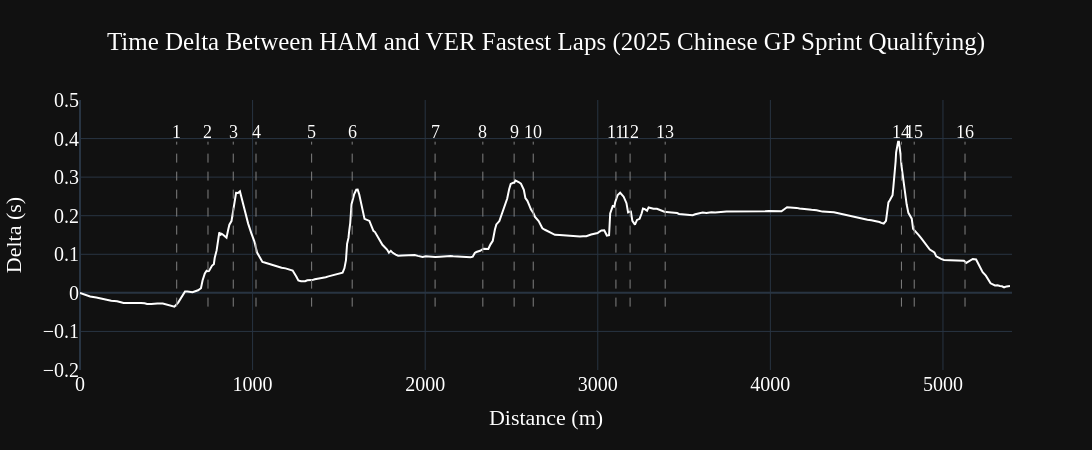

Notebook cell for this chart:
### Code cell
v_min = compare_tel['Delta'].min()
v_max = compare_tel['Delta'].max()
corner_distance=circuit_info.corners['Distance']

fig_delta=px.line(data_frame=compare_tel, x="Distance", y="Delta",
           height=450, width=1500,
               template="plotly_dark",
               title="Time Delta Between HAM and VER Fastest Laps (2025 Chinese GP Sprint Qualifying)"
          )
# fig_speed.add_layout_image(
#     dict(
#         source=Image.open("/content/images.jpg"),
#         xref="x", yref="y",
#         x=4500, y=300,
#         sizex=500, sizey=500,
#         xanchor="left", yanchor="middle"
#     )
# )
fig_delta.update_layout(
    xaxis_title="Distance (m)",
    yaxis_title="Delta (s)",
)

for k in corner_distance:
  fig_delta.add_shape(type='line',
                yref="y",
                xref="x",
                x0=k,
                y0=v_min,
                x1=k,
                y1=v_max,
                line_width=1,
                line_dash="dash",
                line_color="grey")
fig_delta.update_xaxes(range=[0, 5400])
fig_delta.update_yaxes(range=[-0.2, 0.5])

for _, corner in circuit_info.corners.iterrows():
    txt = f"{corner['Number']}{corner['Letter']}"
    fig_delta.add_annotation(x=corner['Distance'], y=v_max, text=txt, showarrow=False, yshift=10)

fig_delta.update_layout(
    title_x=0.5,
    yaxis = dict(tickfont = dict(size=20)),
    xaxis = dict(tickfont = dict(size=20)),
    hoverlabel=dict(
        bgcolor="white",
        font_size=15,
        font_family="PT Sans Narrow"
    ),
    font=dict(
        family="PT Sans Narrow",
        size=18,
        color="White"
    ),
    title_font_family="PT Sans Narrow"

)

fig_delta.update_traces(line_color='White', line_width=2)

fig_delta.show()

### Figure 1 — Plotly figure (JSON) as saved in the notebook; plotly's stock layout.template omitted (floating-point values rounded to 4 significant figures; data arrays with more than 128 entries replaced by an {"elided": "..."} marker saying what was removed)
{"data": [{"hovertemplate": "Distance=%{x}<br>Delta=%{y}<extra></extra>", "legendgroup": "", "line": {"color": "White", "dash": "solid", "width": 2}, "marker": {"symbol": "circle"}, "mode": "lines", "name": "", "orientation": "v", "showlegend": false, "type": "scatter", "x": {"elided": "333 float values"}, "xaxis": "x", "y": {"elided": "333 float values"}, "yaxis": "y"}], "layout": {"annotations": [{"showarrow": false, "text": "1", "x": 560.3, "y": 0.3919, "yshift": 10}, {"showarrow": false, "text": "2", "x": 741.6, "y": 0.3919, "yshift": 10}, {"showarrow": false, "text": "3", "x": 888.0, "y": 0.3919, "yshift": 10}, {"showarrow": false, "text": "4", "x": 1020.0, "y": 0.3919, "yshift": 10}, {"showarrow": false, "text": "5", "x": 1342.0, "y": 0.3919, "yshift": 10}, {"showarrow": false, "text": "6", "x": 1577.0, "y": 0.3919, "yshift": 10}, {"showarrow": false, "text": "7", "x": 2057.0, "y": 0.3919, "yshift": 10}, {"showarrow": false, "text": "8", "x": 2334.0, "y": 0.3919, "yshift": 10}, {"showarrow": false, "text": "9", "x": 2515.0, "y": 0.3919, "yshift": 10}, {"showarrow": false, "text": "10", "x": 2626.0, "y": 0.3919, "yshift": 10}, {"showarrow": false, "text": "11", "x": 3105.0, "y": 0.3919, "yshift": 10}, {"showarrow": false, "text": "12", "x": 3187.0, "y": 0.3919, "yshift": 10}, {"showarrow": false, "text": "13", "x": 3391.0, "y": 0.3919, "yshift": 10}, {"showarrow": false, "text": "14", "x": 4759.0, "y": 0.3919, "yshift": 10}, {"showarrow": false, "text": "15", "x": 4834.0, "y": 0.3919, "yshift": 10}, {"showarrow": false, "text": "16", "x": 5128.0, "y": 0.3919, "yshift": 10}], "font": {"color": "White", "family": "PT Sans Narrow", "size": 18}, "height": 450, "hoverlabel": {"bgcolor": "white", "font": {"family": "PT Sans Narrow", "size": 15}}, "legend": {"tracegroupgap": 0}, "shapes": [{"line": {"color": "grey", "dash": "dash", "width": 1}, "type": "line", "x0": 560.3, "x1": 560.3, "xref": "x", "y0": -0.03568, "y1": 0.3919, "yref": "y"}, {"line": {"color": "grey", "dash": "dash", "width": 1}, "type": "line", "x0": 741.6, "x1": 741.6, "xref": "x", "y0": -0.03568, "y1": 0.3919, "yref": "y"}, {"line": {"color": "grey", "dash": "dash", "width": 1}, "type": "line", "x0": 888.0, "x1": 888.0, "xref": "x", "y0": -0.03568, "y1": 0.3919, "yref": "y"}, {"line": {"color": "grey", "dash": "dash", "width": 1}, "type": "line", "x0": 1020.0, "x1": 1020.0, "xref": "x", "y0": -0.03568, "y1": 0.3919, "yref": "y"}, {"line": {"color": "grey", "dash": "dash", "width": 1}, "type": "line", "x0": 1342.0, "x1": 1342.0, "xref": "x", "y0": -0.03568, "y1": 0.3919, "yref": "y"}, {"line": {"color": "grey", "dash": "dash", "width": 1}, "type": "line", "x0": 1577.0, "x1": 1577.0, "xref": "x", "y0": -0.03568, "y1": 0.3919, "yref": "y"}, {"line": {"color": "grey", "dash": "dash", "width": 1}, "type": "line", "x0": 2057.0, "x1": 2057.0, "xref": "x", "y0": -0.03568, "y1": 0.3919, "yref": "y"}, {"line": {"color": "grey", "dash": "dash", "width": 1}, "type": "line", "x0": 2334.0, "x1": 2334.0, "xref": "x", "y0": -0.03568, "y1": 0.3919, "yref": "y"}, {"line": {"color": "grey", "dash": "dash", "width": 1}, "type": "line", "x0": 2515.0, "x1": 2515.0, "xref": "x", "y0": -0.03568, "y1": 0.3919, "yref": "y"}, {"line": {"color": "grey", "dash": "dash", "width": 1}, "type": "line", "x0": 2626.0, "x1": 2626.0, "xref": "x", "y0": -0.03568, "y1": 0.3919, "yref": "y"}, {"line": {"color": "grey", "dash": "dash", "width": 1}, "type": "line", "x0": 3105.0, "x1": 3105.0, "xref": "x", "y0": -0.03568, "y1": 0.3919, "yref": "y"}, {"line": {"color": "grey", "dash": "dash", "width": 1}, "type": "line", "x0": 3187.0, "x1": 3187.0, "xref": "x", "y0": -0.03568, "y1": 0.3919, "yref": "y"}, {"line": {"color": "grey", "dash": "dash", "width": 1}, "type": "line", "x0": 3391.0, "x1": 3391.0, "xref": "x", "y0": -0.03568, "y1": 0.3919, "yref": "y"}, {"line": {"color": "grey", "dash": "dash", "width": 1}, "type": "line", "x0": 4759.0, "x1": 4759.0, "xref": "x", "y0": -0.03568, "y1": 0.3919, "yref": "y"}, {"line": {"color": "grey", "dash": "dash", "width": 1}, "type": "line", "x0": 4834.0, "x1": 4834.0, "xref": "x", "y0": -0.03568, "y1": 0.3919, "yref": "y"}, {"line": {"color": "grey", "dash": "dash", "width": 1}, "type": "line", "x0": 5128.0, "x1": 5128.0, "xref": "x", "y0": -0.03568, "y1": 0.3919, "yref": "y"}], "title": {"font": {"family": "PT Sans Narrow"}, "text": "Time Delta Between HAM and VER Fastest Laps (2025 Chinese GP Sprint Qualifying)", "x": 0.5}, "width": 1500, "xaxis": {"anchor": "y", "domain": [0, 1], "range": [0, 5400], "tickfont": {"size": 20}, "title": {"text": "Distance (m)"}}, "yaxis": {"anchor": "x", "domain": [0, 1], "range": [-0.2, 0.5], "tickfont": {"size": 20}, "title": {"text": "Delta (s)"}}}}
